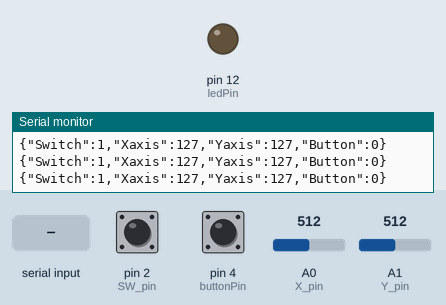
Recording of a sketch running on a simulated Arduino Uno, built with avr-gcc and run on an emulated ATmega328P. Parts: output pins drawn as LEDs (lit = HIGH), the last lines printed to the serial monitor. Inputs (shaded band) come from the test bench; at power-on: A0 (X_pin) = 512, A1 (Y_pin) = 512, pin 2 (SW_pin) HIGH, pin 4 (buttonPin) LOW.

Above: at 1.2 s.
1.3 s: "HIGH\n" received over Serial
At 2.1 s:
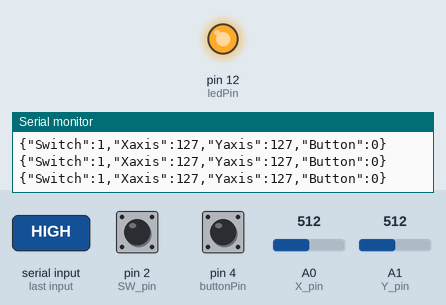
2.8 s: A0 (X_pin) set to 388
5.8 s: A0 (X_pin) set to 365
8.8 s: A1 (Y_pin) set to 403
11.8 s: A1 (Y_pin) set to 383
14.8 s: "LOW\n" received over Serial
At 16.3 s:
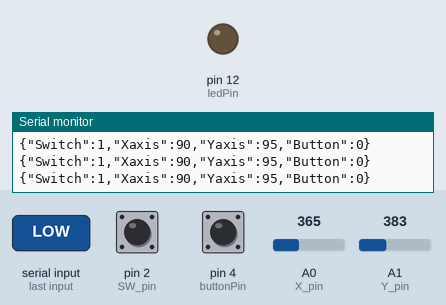
Timing chart, 0 to 17.8 s (numbered marks = the images above; inputs shaded):
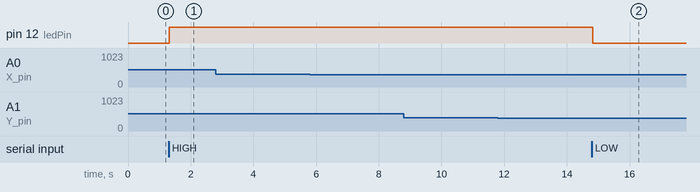

The sketch:

finalp.ino
```cpp
#include <Arduino_JSON.h>

int ledPin = 12;
int buttonPin = 4;

bool active = false;

const int numReadings = 10;

//Xsmoothing
int xReadings[numReadings];
int readXIndex = 0;
int xTotal = 0;
int xAverage = 0;

//Ysmoothing
int yReadings[numReadings];
int readYIndex = 0;
int yTotal = 0;
int yAverage = 0;

//Joystick
const int SW_pin = 2;
const int X_pin = A0;
const int Y_pin = A1;

//JoystickPotentiometers
int XValue = 0;
int YValue = 0;

//Joystick Pots Out
int XOut = 0;
int YOut = 0;

//setup no delay
unsigned long previousMillis = 0;
const long interval = 20;

JSONVar serialOutput;

void setup() {
  Serial.begin(9600);
  pinMode(ledPin, OUTPUT);
  pinMode(buttonPin, INPUT);
  //Joystick switch
  pinMode(SW_pin, INPUT);
  digitalWrite(SW_pin, HIGH);

  //initialize all the X readings to 0:
  for (int thisXReading = 0; thisXReading < numReadings; thisXReading++) {
    xReadings[thisXReading] = 0;
  }

  //initialize all the Y readings to 0:
  for (int thisYReading = 0; thisYReading < numReadings; thisYReading++) {
    yReadings[thisYReading] = 0;
  }
}


void loop() {

  if (Serial.available()) {
    String state = Serial.readStringUntil('\n');
    state.trim();
    if (state.equals("HIGH")) {
      digitalWrite(ledPin, HIGH);
    }
    if (state.equals("LOW")) {
      digitalWrite(ledPin, LOW);
    }
  }

  //create millis() object
  unsigned long currentMillis = millis();

  //Read joystick potentiometer pins
  //  XValue = analogRead(X_pin);
  //  YValue = analogRead(Y_pin);

  //map pot pins from 0 to 255
  XOut = map(xAverage, 0, 1023, 0, 255);
  YOut = map(yAverage, 0, 1023, 0, 255);

  //check Millis
  if (currentMillis - previousMillis >= interval) {
    previousMillis = currentMillis;

    //subtract last X reading
    xTotal = xTotal - xReadings[readXIndex];
    //read from the sensor:
    xReadings[readXIndex] = analogRead(X_pin);
    //add the reading to the total:
    xTotal = xTotal + xReadings[readXIndex];
    //advance to next position in array:
    readXIndex = readXIndex + 1;

    //if at end of array
    if (readXIndex >= numReadings) {
      //... wrap to beginning
      readXIndex = 0;
    }

    xAverage = xTotal / numReadings;

    //subtract last Y reading
    yTotal = yTotal - yReadings[readYIndex];
    //read from the sensor:
    yReadings[readYIndex] = analogRead(Y_pin);
    //add the reading to the total:
    yTotal = yTotal + yReadings[readYIndex];
    //advance to next position in array:
    readYIndex = readYIndex + 1;

    //if at end of array
    if (readYIndex >= numReadings) {
      //... wrap to beginning
      readYIndex = 0;
    }

    yAverage = yTotal / numReadings;

    //create JSON definitions
    serialOutput["Switch"] = digitalRead(SW_pin);
    serialOutput["Xaxis"] = XOut;
    serialOutput["Yaxis"] = YOut;
    serialOutput["Button"] = digitalRead(4);

    //Output JSON values
    Serial.println(serialOutput);
  }
}
```

Measured:
- after the input at 1.3 s, pin 12 (ledPin): LOW → HIGH at once
- after the input at 14.8 s, pin 12 (ledPin): HIGH → LOW at once
